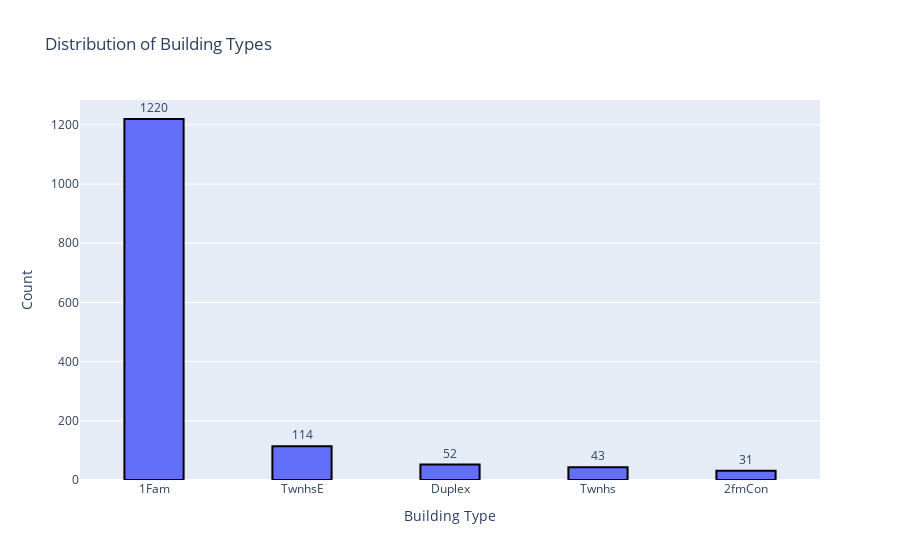
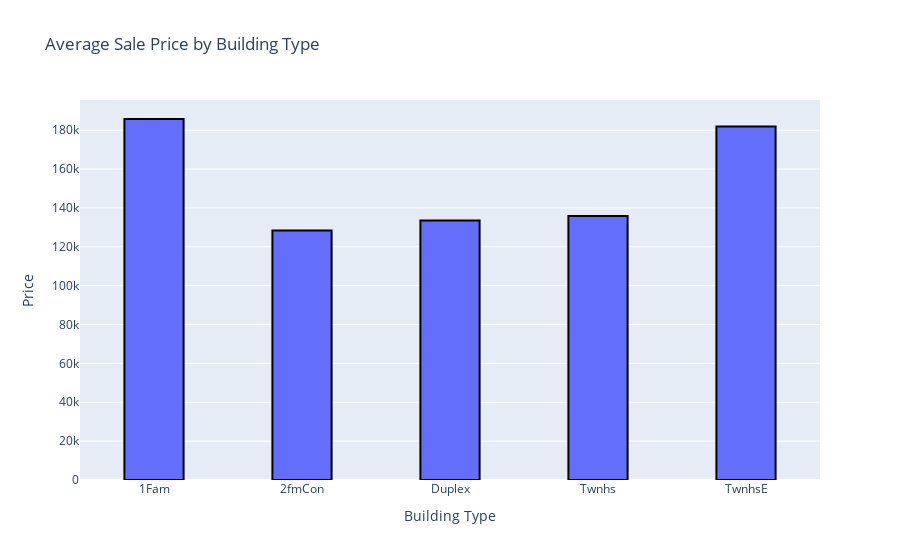

The code cell stored with these charts, in order, in its notebook:
### Code cell
# 1. Distribution of dwelling types and their relation to sale prices
dwelling_types = df['BldgType'].value_counts()
dwelling_prices = df.groupby('BldgType')['SalePrice'].mean()

# Format labels for the second graph
formatted_dwelling_prices = ['$' + f'{value:,.2f}' for value in dwelling_prices.values]

# Create bar charts
fig1 = go.Figure(data=[go.Bar(
    x=dwelling_types.index,
    y=dwelling_types.values,
    text=dwelling_types.values,
    textposition='outside',
    width=0.4,
    marker=dict(line=dict(width=2, color='rgba(0,0,0,1)'), opacity=1)
)])
fig1.update_layout(
    title='Distribution of Building Types',
    xaxis_title='Building Type',
    yaxis_title='Count',
)

fig2 = go.Figure(data=[go.Bar(
    x=dwelling_prices.index,
    y=dwelling_prices.values,
    textposition='outside',
    width=0.4,
    marker=dict(line=dict(width=2, color='rgba(0,0,0,1)'), opacity=1)
)])
fig2.update_layout(
    title='Average Sale Price by Building Type',
    xaxis_title='Building Type',
    yaxis_title='Price'
)

# Show the figures
fig1.show()
fig2.show()

### Figure 1 — Plotly figure (JSON) as saved in the notebook; plotly's stock layout.template omitted (floating-point values rounded to 4 significant figures)
{"data": [{"marker": {"line": {"color": "rgba(0,0,0,1)", "width": 2}, "opacity": 1}, "text": [1220, 114, 52, 43, 31], "textposition": "outside", "type": "bar", "width": 0.4, "x": ["1Fam", "TwnhsE", "Duplex", "Twnhs", "2fmCon"], "y": [1220, 114, 52, 43, 31]}], "layout": {"title": {"text": "Distribution of Building Types"}, "xaxis": {"title": {"text": "Building Type"}}, "yaxis": {"title": {"text": "Count"}}}}

### Figure 2 — Plotly figure (JSON) as saved in the notebook; plotly's stock layout.template omitted (floating-point values rounded to 4 significant figures)
{"data": [{"marker": {"line": {"color": "rgba(0,0,0,1)", "width": 2}, "opacity": 1}, "textposition": "outside", "type": "bar", "width": 0.4, "x": ["1Fam", "2fmCon", "Duplex", "Twnhs", "TwnhsE"], "y": [185800.0, 128400.0, 133500.0, 135900.0, 182000.0]}], "layout": {"title": {"text": "Average Sale Price by Building Type"}, "xaxis": {"title": {"text": "Building Type"}}, "yaxis": {"title": {"text": "Price"}}}}
